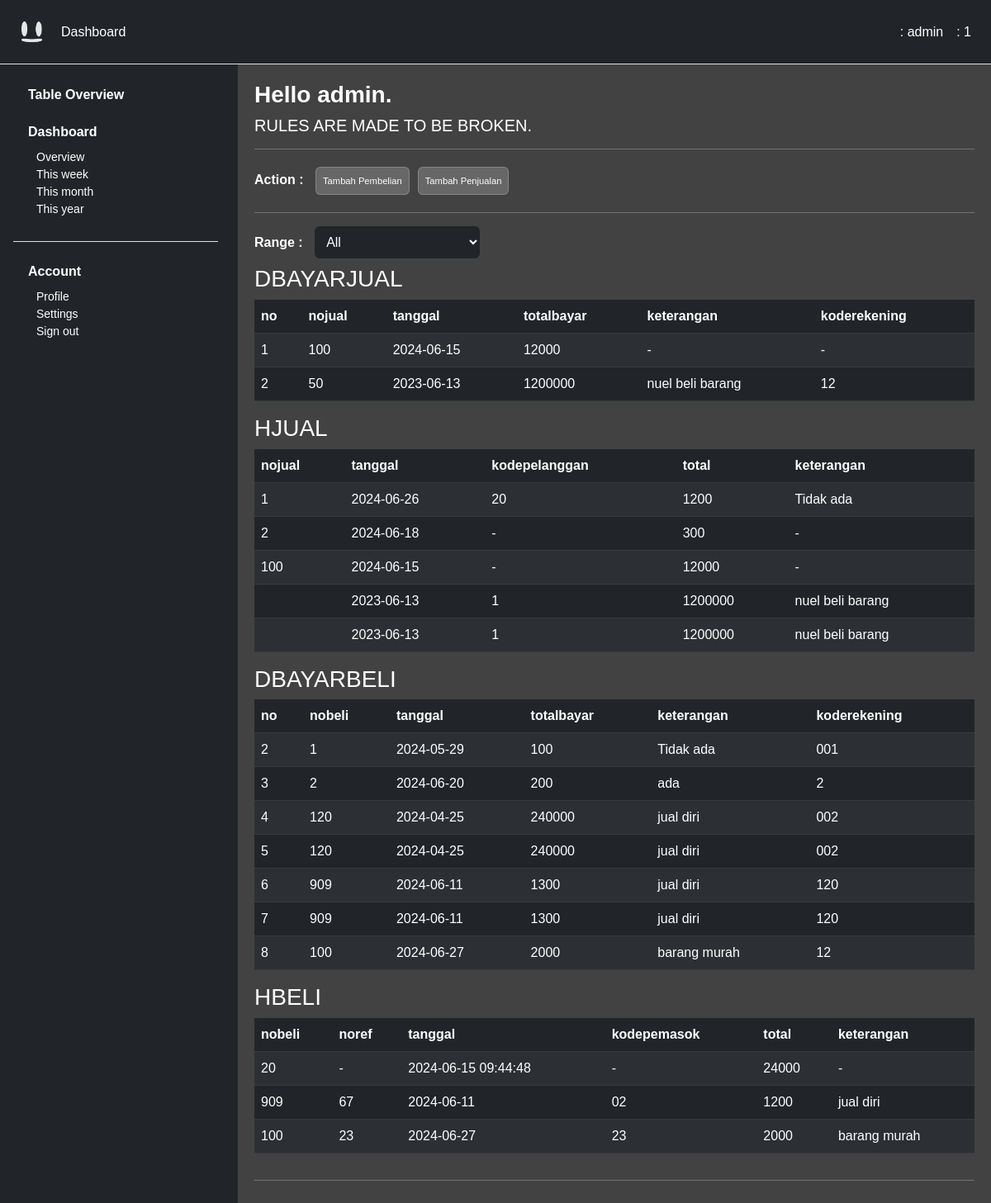
The page /dashboard/ (signed in) on the database its author committed.
### tables this page shows
CREATE TABLE dbayarjual (
    no INTEGER PRIMARY KEY AUTOINCREMENT,
    nojual VARCHAR(10),
    tanggal DATETIME,
    totalbayar DOUBLE,
    keterangan VARCHAR(255),
    koderekening VARCHAR(5),
    FOREIGN KEY (nojual) REFERENCES hjual(nojual),
    FOREIGN KEY (koderekening) REFERENCES rekening(koderekening)
);

CREATE TABLE hjual (
    nojual VARCHAR(10) PRIMARY KEY,
    tanggal DATE,
    kodepelanggan VARCHAR(9),
    total DOUBLE,
    keterangan VARCHAR(255),
    FOREIGN KEY (kodepelanggan) REFERENCES pelanggan(kodepelanggan)
);

CREATE TABLE dbayarbeli (
    no INTEGER PRIMARY KEY AUTOINCREMENT,
    nobeli VARCHAR(10),
    tanggal DATETIME,
    totalbayar DOUBLE,
    keterangan VARCHAR(255),
    koderekening VARCHAR(5),
    FOREIGN KEY (nobeli) REFERENCES hbeli(nobeli),
    FOREIGN KEY (koderekening) REFERENCES rekening(koderekening)
);

CREATE TABLE hbeli (
    nobeli VARCHAR(10) PRIMARY KEY,
    noref VARCHAR(100),
    tanggal DATE,
    kodepemasok VARCHAR(5),
    total DOUBLE,
    keterangan VARCHAR(255),
    FOREIGN KEY (kodepemasok) REFERENCES pemasok(kodepemasok)
);

### php-component/table.php (the view, shortened to what this page needs)
<?php
function connect_db() {
    $db = new SQLite3('../db/database.db');
    return $db;
}
function add_data(&$table_name, &$template, &$template_t) {
    $template = array(
        array("kodeitem", "nama", "hargabeli", "hargajual", "stok", "satuan"),
        array("kodepemasok", "namapemasok", "alamat", "kota", "telepon", "email"),
        array("kodepelanggan", "namapelanggan", "alamat", "kota", "telepon", "email"),
        array("koderekening", "namarekening", "saldo"),
        array("nojual", "tanggal", "kodepelanggan", "total", "keterangan"),
        array("nogenerate", "nojual", "kodeitem", "qty", "hargajual", "stok"),
        array("nobeli", "noref", "tanggal", "kodepemasok", "total", "keterangan"),
        array("nogenerate", "nobeli", "kodeitem", "qty", "hargabeli", "stok"),
        array("no", "nojual", "tanggal", "totalbayar", "keterangan", "koderekening"),
        array("no", "nobeli", "tanggal", "totalbayar", "keterangan", "koderekening"),
    );
}
function makeSingleTable($dest, $name, $cando, $from='none') {
    $db = connect_db();
    $table_name = array();
    $template = array();
    $template_t = array();
    add_data($table_name, $template, $template_t);
    $index = 0;
    for ($i=0; $i < count($template); $i++) {
        if ($table_name[$i] == $name) {
            $index = $i;
        }
    }
    $name_upper = strtoupper($name);
    echo "<div class='table-responsive'>";
    echo "<h3>$name_upper</h3>";
    echo "<table class='table table-dark table-striped'>";
    echo "<thead>";
    echo "<tr>";
    for ($j=0; $j < count($template[$index]); $j++) {
        echo "<th>" . $template[$index][$j] . "</th>";
    }
    echo "</tr>";
    echo "</thead>";
    echo "<tbody>";
    if ($from == "none") {
        $str = "select * from $name";
    } elseif ($from == "week") {
        $str = "select * from $name WHERE tanggal >= DATE('now', '-7 days') AND tanggal <= DATE('now')";
    } elseif ($from == "month") {
        $str = "select * from $name WHERE tanggal >= DATE('now', '-1 months') AND tanggal <= DATE('now')";
    } elseif ($from == "year") {
        $str = "select * from $name WHERE tanggal >= DATE('now', '-1 years') AND tanggal <= DATE('now')";
    } else {
        $str = "select * from $name";
    }
    $results = $db->query($str);
    while ($row= $results->fetchArray()) {
        echo "<tr>";
        for ($j=0; $j < count($template[$index]); $j++) {
            echo "<td>" . $row[$template[$index][$j]] . "</td>";
        }
        echo "</tr>";
    }
    echo "</tbody>";
    echo "</table>";
    echo "</div>";
}
?>

### css/style.css (style rules this page uses)
* { margin: 0px; padding: 0px; font-family: Arial, Helvetica, sans-serif; }
.dark-bg-custom { background: rgb(33, 37, 41); }
body { background: #424242; color: white; }

### rows shown on the page
dbayarjual: no "1", nojual "100", tanggal "2024-06-15", totalbayar "12000", keterangan "-", koderekening "-"
dbayarjual: no "2", nojual "50", tanggal "2023-06-13", totalbayar "1200000", keterangan "nuel beli barang", koderekening "12"
hjual: nojual "1", tanggal "2024-06-26", kodepelanggan "20", total "1200", keterangan "Tidak ada"
hjual: nojual "2", tanggal "2024-06-18", kodepelanggan "-", total "300", keterangan "-"
hjual: nojual "100", tanggal "2024-06-15", kodepelanggan "-", total "12000", keterangan "-"
hjual: tanggal "2023-06-13", kodepelanggan "1", total "1200000", keterangan "nuel beli barang"
dbayarbeli: no "2", nobeli "1", tanggal "2024-05-29", totalbayar "100", keterangan "Tidak ada", koderekening "001"
dbayarbeli: no "3", nobeli "2", tanggal "2024-06-20", totalbayar "200", keterangan "ada", koderekening "2"
dbayarbeli: no "4", nobeli "120", tanggal "2024-04-25", totalbayar "240000", keterangan "jual diri", koderekening "002"
dbayarbeli: no "5", nobeli "120", tanggal "2024-04-25", totalbayar "240000", keterangan "jual diri", koderekening "002"
dbayarbeli: no "6", nobeli "909", tanggal "2024-06-11", totalbayar "1300", keterangan "jual diri", koderekening "120"
dbayarbeli: no "7", nobeli "909", tanggal "2024-06-11", totalbayar "1300", keterangan "jual diri", koderekening "120"
dbayarbeli: no "8", nobeli "100", tanggal "2024-06-27", totalbayar "2000", keterangan "barang murah", koderekening "12"
hbeli: nobeli "20", noref "-", tanggal "2024-06-15 09:44:48", kodepemasok "-", total "24000", keterangan "-"
hbeli: nobeli "909", noref "67", tanggal "2024-06-11", kodepemasok "02", total "1200", keterangan "jual diri"
hbeli: nobeli "100", noref "23", tanggal "2024-06-27", kodepemasok "23", total "2000", keterangan "barang murah"

### other values the page prints
$name "admin"
$type "1"
$name_upper "DBAYARJUAL HJUAL DBAYARBELI HBELI"
$template[$index][$j] "no"
$template[$index][$j] "nojual"
$template[$index][$j] "tanggal"
$template[$index][$j] "totalbayar"
$template[$index][$j] "keterangan"
$template[$index][$j] "koderekening"
$template[$index][$j] "kodepelanggan"
$template[$index][$j] "total"
$template[$index][$j] "nobeli"
$template[$index][$j] "noref"
$template[$index][$j] "kodepemasok"
